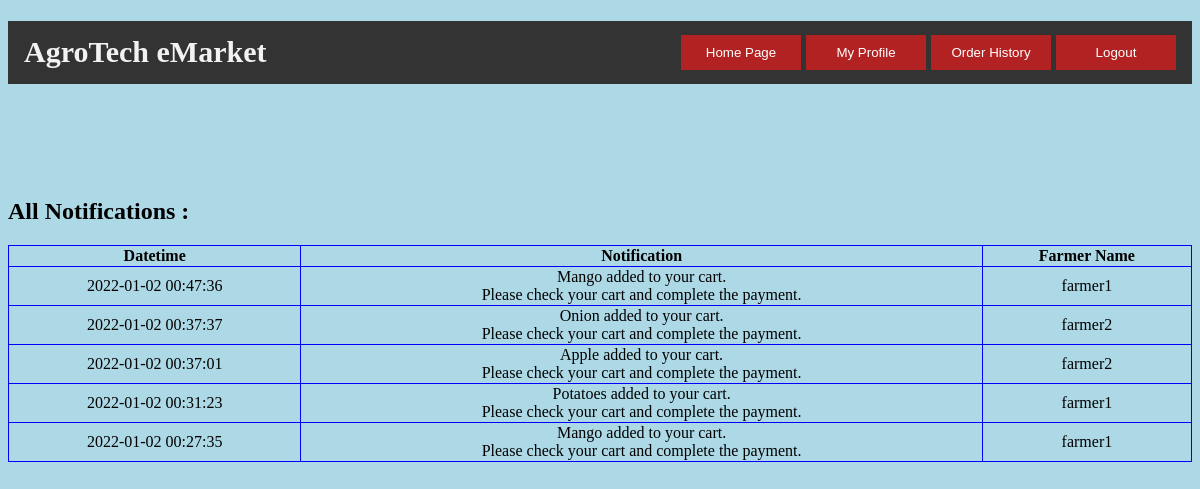
Page /notification.php (signed in) on the committed database.
### tables this page shows
CREATE TABLE `notification` (
  `notify_id` int(10) NOT NULL,
  `b_text` varchar(255) NOT NULL,
  `notify_datetime` datetime NOT NULL,
  `f_username` varchar(25) NOT NULL,
  `b_username` varchar(25) NOT NULL,
  `f_text` varchar(255) DEFAULT NULL
);

### notification.php (the view, shortened to what this page needs)
<?php
if(
    isset($_SESSION['username'])
    && isset($_SESSION['role'])
    && !empty($_SESSION['username'])
    && !empty($_SESSION['role'])
){
    $role = $_SESSION['role'];
    $username = $_SESSION['username'];
    ?>
        <!DOCTYPE html>
        <html lang="en">
            <head>
            </head>
            <body>
              <h1 class="header">
                <left>AgroTech eMarket</left>
                <right>
                  <input id="button" type="button" value="Home Page" onclick="home()">
                  <input id="button" type="button" value="My Profile" onclick="profile()">
                  <input id="button" type="button" value="Order History" onclick="orderhistory()">
                  <input type="button" id="button" value="Logout" onclick="logout();">
                </right>
              </h1>
                <br>
                <br>
                <br>
                <br>
                <div>
                <h2> All Notifications :</h2>
                    <table id="ptable">
                        <thead>
                            <tr>
                                <th>Datetime</th>
                                <th>Notification</th>
                                <?php
                                if ($role != 'farmer')
                                {
                                    ?><th>Farmer Name</th>
                                    <?php
                                }
                                else
                                {
                                    ?>
                                    <th>Buyer Name</th>
                                    <?php
                                }
                                ?>
                            </tr>
                        </thead>
                        <tbody>
                            <?php
                            try{
                                $conn=new PDO("mysql:host=localhost:3306;dbname=eMarket;","root","");
                                $conn->setAttribute(PDO::ATTR_ERRMODE, PDO::ERRMODE_EXCEPTION);
                                $mysqlquery="SELECT * FROM notification WHERE ".$role[0]."_username = '$username' ORDER BY notify_datetime DESC";
                                $returnobj=$conn->query($mysqlquery);
                                $returntable=$returnobj->fetchAll();
                                if($returnobj->rowCount()==0){
                                    ?>
                                        <tr>
                                            <td colspan="3">No values found</td>
                                        <tr>
                                    <?php
                                }
                                else{
                                    foreach($returntable as $row){
                                        ?>
                                        <tr>
                                            <td><?php echo $row[2] ?></td>
                                            <td>
                                            <?php
                                                if ($role=='farmer')
                                                {
                                                    ?><?php echo $row[5] ?>
                                                    <?php
                                                }
                                                else
                                                {
                                                    ?>
                                                    <?php echo $row[1] ?>
                                                    <?php
                                                }
                                                ?>
                                            </td>
                                            <td>
                                                <?php
                                                if ($role != 'farmer')
                                                {
                                                    ?><?php echo $row[3] ?>
                                                    <?php
                                                }
                                                else
                                                {
                                                    ?>
                                                    <?php echo $row[4] ?>
                                                    <?php
                                                }
                                                ?>
                                            </td>
                                        </tr>
                                        <?php
                                    }
                                }
                            }
                            catch(PDOException $ex){
                                ?>
                                    <tr>
                                        <td colspan="3">No values found</td>
                                    <tr>
                                <?php
                            }
                            ?>
                        </tbody>
                    </table>
                </div>
                <br>
            </body>
        </html>
    <?php
}
else{
     ?>
        <script>alert("give farmer name!");</script>
        <script>location.assign("home.php");</script>
    <?php
}
?>

### notification.php (style rules this page uses)
body { background-color: lightblue; }
#button { padding: 10px; width: 120px; color: white; background-color: FireBrick; border: none; }
#ptable { width: 100%; border: 1px solid blue; border-collapse: collapse; }
#ptable th, #ptable td { border: 1px solid blue; border-collapse: collapse; text-align: center; }
.header { background-color: #333; overflow: hidden; }
.header left { float: left; color: #f2f2f2; text-align: center; padding: 14px 16px; text-decoration: none; font-size: 30px; }
.header right { float: right; color: #f2f2f2; text-align: center; padding: 14px 16px; text-decoration: none; font-size: 20px; }

### rows in the picture
notification: notify_datetime "2022-01-02 00:47:36", b_text "Mango added to your cart. Please check your cart and complete the payment.", f_username "farmer1"
notification: notify_datetime "2022-01-02 00:37:37", b_text "Onion added to your cart. Please check your cart and complete the payment.", f_username "farmer2"
notification: notify_datetime "2022-01-02 00:37:01", b_text "Apple added to your cart. Please check your cart and complete the payment.", f_username "farmer2"
notification: notify_datetime "2022-01-02 00:31:23", b_text "Potatoes added to your cart. Please check your cart and complete the payment.", f_username "farmer1"
notification: notify_datetime "2022-01-02 00:27:35", b_text "Mango added to your cart. Please check your cart and complete the payment.", f_username "farmer1"
